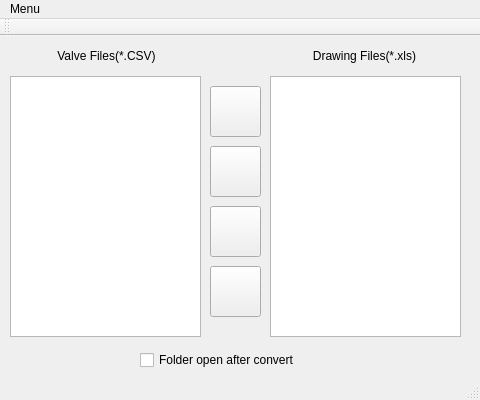
<?xml version="1.0" encoding="UTF-8"?>
<ui version="4.0">
 <class>MainWindow</class>
 <widget class="QMainWindow" name="MainWindow">
  <property name="geometry">
   <rect>
    <x>0</x>
    <y>0</y>
    <width>480</width>
    <height>400</height>
   </rect>
  </property>
  <property name="minimumSize">
   <size>
    <width>480</width>
    <height>400</height>
   </size>
  </property>
  <property name="maximumSize">
   <size>
    <width>480</width>
    <height>400</height>
   </size>
  </property>
  <property name="windowTitle">
   <string>ValveEplanConvert</string>
  </property>
  <property name="windowIcon">
   <iconset resource="ValveEplanConvert.qrc">
    <normaloff>:/Img/gas-pipe.png</normaloff>:/Img/gas-pipe.png</iconset>
  </property>
  <widget class="QWidget" name="centralWidget">
   <widget class="QPushButton" name="pushButton_Convert">
    <property name="geometry">
     <rect>
      <x>210</x>
      <y>110</y>
      <width>51</width>
      <height>51</height>
     </rect>
    </property>
    <property name="toolTip">
     <string>Convert</string>
    </property>
    <property name="text">
     <string/>
    </property>
    <property name="icon">
     <iconset resource="ValveEplanConvert.qrc">
      <normaloff>:/Img/exchange.png</normaloff>:/Img/exchange.png</iconset>
    </property>
    <property name="iconSize">
     <size>
      <width>64</width>
      <height>64</height>
     </size>
    </property>
   </widget>
   <widget class="QLabel" name="label">
    <property name="geometry">
     <rect>
      <x>16</x>
      <y>10</y>
      <width>181</width>
      <height>20</height>
     </rect>
    </property>
    <property name="text">
     <string>Valve Files(*.CSV)</string>
    </property>
    <property name="alignment">
     <set>Qt::AlignCenter</set>
    </property>
    <property name="margin">
     <number>0</number>
    </property>
   </widget>
   <widget class="QLabel" name="label_2">
    <property name="geometry">
     <rect>
      <x>274</x>
      <y>10</y>
      <width>181</width>
      <height>20</height>
     </rect>
    </property>
    <property name="text">
     <string>Drawing Files(*.xls)</string>
    </property>
    <property name="alignment">
     <set>Qt::AlignCenter</set>
    </property>
    <property name="margin">
     <number>0</number>
    </property>
   </widget>
   <widget class="QPushButton" name="pushButton_Delete">
    <property name="geometry">
     <rect>
      <x>210</x>
      <y>170</y>
      <width>51</width>
      <height>51</height>
     </rect>
    </property>
    <property name="toolTip">
     <string>Delete</string>
    </property>
    <property name="text">
     <string/>
    </property>
    <property name="icon">
     <iconset resource="ValveEplanConvert.qrc">
      <normaloff>:/Img/filedelete.png</normaloff>:/Img/filedelete.png</iconset>
    </property>
    <property name="iconSize">
     <size>
      <width>64</width>
      <height>64</height>
     </size>
    </property>
   </widget>
   <widget class="QListWidget" name="listWidget_ValveFiles">
    <property name="geometry">
     <rect>
      <x>10</x>
      <y>40</y>
      <width>191</width>
      <height>261</height>
     </rect>
    </property>
   </widget>
   <widget class="QListWidget" name="listWidget_DrawingFiles">
    <property name="geometry">
     <rect>
      <x>270</x>
      <y>40</y>
      <width>191</width>
      <height>261</height>
     </rect>
    </property>
   </widget>
   <widget class="QPushButton" name="pushButton_DeleteAll">
    <property name="geometry">
     <rect>
      <x>210</x>
      <y>230</y>
      <width>51</width>
      <height>51</height>
     </rect>
    </property>
    <property name="toolTip">
     <string>DeleteAll</string>
    </property>
    <property name="text">
     <string/>
    </property>
    <property name="icon">
     <iconset resource="ValveEplanConvert.qrc">
      <normaloff>:/Img/alldelete.png</normaloff>:/Img/alldelete.png</iconset>
    </property>
    <property name="iconSize">
     <size>
      <width>64</width>
      <height>64</height>
     </size>
    </property>
   </widget>
   <widget class="QPushButton" name="pushButton_Open">
    <property name="geometry">
     <rect>
      <x>210</x>
      <y>50</y>
      <width>51</width>
      <height>51</height>
     </rect>
    </property>
    <property name="toolTip">
     <string>Open</string>
    </property>
    <property name="text">
     <string/>
    </property>
    <property name="icon">
     <iconset resource="ValveEplanConvert.qrc">
      <normaloff>:/Img/open-folder-with-document.png</normaloff>:/Img/open-folder-with-document.png</iconset>
    </property>
    <property name="iconSize">
     <size>
      <width>64</width>
      <height>64</height>
     </size>
    </property>
   </widget>
   <widget class="QCheckBox" name="checkBox">
    <property name="geometry">
     <rect>
      <x>140</x>
      <y>316</y>
      <width>201</width>
      <height>16</height>
     </rect>
    </property>
    <property name="text">
     <string>Folder open after convert</string>
    </property>
   </widget>
  </widget>
  <widget class="QMenuBar" name="menuBar">
   <property name="geometry">
    <rect>
     <x>0</x>
     <y>0</y>
     <width>480</width>
     <height>21</height>
    </rect>
   </property>
   <widget class="QMenu" name="menuMenu">
    <property name="title">
     <string>Menu</string>
    </property>
    <addaction name="actionHelp"/>
   </widget>
   <addaction name="menuMenu"/>
  </widget>
  <widget class="QToolBar" name="mainToolBar">
   <attribute name="toolBarArea">
    <enum>TopToolBarArea</enum>
   </attribute>
   <attribute name="toolBarBreak">
    <bool>false</bool>
   </attribute>
  </widget>
  <widget class="QStatusBar" name="statusBar"/>
  <action name="actionHelp">
   <property name="icon">
    <iconset resource="ValveEplanConvert.qrc">
     <normaloff>:/Img/info.png</normaloff>:/Img/info.png</iconset>
   </property>
   <property name="text">
    <string>Help</string>
   </property>
   <property name="shortcut">
    <string>F1</string>
   </property>
  </action>
 </widget>
 <layoutdefault spacing="6" margin="11"/>
 <resources>
  <include location="ValveEplanConvert.qrc"/>
 </resources>
 <connections/>
</ui>
